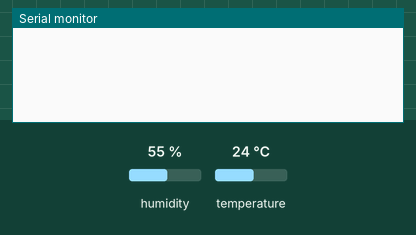
Recording of a sketch running on a simulated ESP8266 (NodeMCU). Shown: the last lines printed to the serial monitor. Inputs (shaded band) come from the test bench; at power-on: humidity 55 %, temperature 24 °C. WiFi joins after 1.5 s; servers stay silent unless stated.

Above: at 3.0 s.
3.1 s: humidity set to 22 %
At 5.5 s:
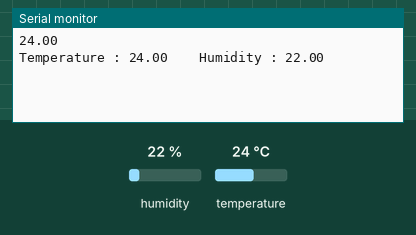
5.8 s: temperature set to 12 °C
At 7.2 s:
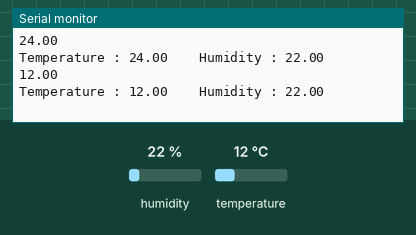
7.3 s: humidity set to 40 %
At 10.7 s:
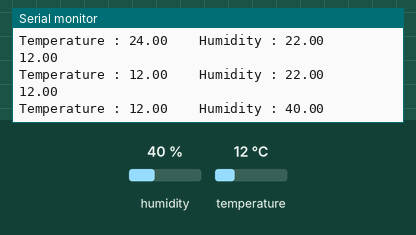

The sketch:

code.ino
```cpp
#define BLYNK_TEMPLATE_ID "TMPLVn9nDBuQ"
#define BLYNK_TEMPLATE_NAME "Crop 2"
#define BLYNK_AUTH_TOKEN "Hezr5qf6cZ7iElCY6XYCzAKzdEjrB1qD"

#define BLYNK_PRINT Serial
#include <ESP8266WiFi.h>
#include <BlynkSimpleEsp8266.h>


#include <DHT.h>

char auth[] = BLYNK_AUTH_TOKEN;

char ssid[] = "SSN";  // type your wifi name
char pass[] = "Ssn1!Som2@Sase3#";  // type your wifi password

#define DHTPIN 1          // Mention the digital pin where you connected
#define DHTTYPE DHT11     // DHT 11
DHT dht(DHTPIN, DHTTYPE);
BlynkTimer timer;

void sendSensor(){
  float h = dht.readHumidity();
  float t = dht.readTemperature(); // or dht.readTemperature(true) for Fahrenheit
  if (isnan(h) || isnan(t)) {
    Serial.println("Failed to read from DHT sensor!");
    return;
  }

  Serial.println(t);
  Blynk.virtualWrite(V0, h);
  Blynk.virtualWrite(V1, t);
    Serial.print("Temperature : ");
    Serial.print(t);
    Serial.print("    Humidity : ");
    Serial.println(h);


  if(t > 30){
   // Blynk.email("shameer50@gmail.com", "Alert", "Temperature over 28C!");
    Blynk.logEvent("temp_alert","Temp above 30 degree");
  }
}

void setup(){
   Serial.begin(115200);
  Blynk.begin(auth, ssid, pass);
  dht.begin();
  timer.setInterval(2500L, sendSensor);
}

void loop(){
  Blynk.run();
  timer.run();
}
```

Measured:
- after the input at 3.1 s, the serial monitor: prints a new line after 1.2 s (image 1)
- after the input at 5.8 s, the serial monitor: prints a new line after 1.0 s (image 2)
- after the input at 7.3 s, the serial monitor: prints a new line after 2.0 s (image 3)
